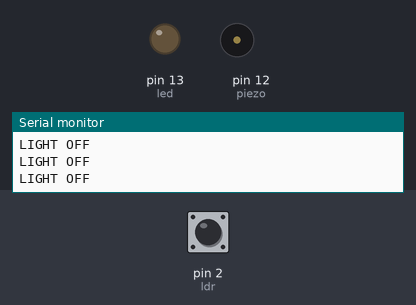
A sketch run on a simulated Arduino Uno, built with avr-gcc and run on an emulated ATmega328P. Shown: output pins drawn as LEDs (lit = HIGH), buzzer (waves = sounding, pin HIGH), the last lines printed to the serial monitor. Dashed ring = blinking. The test bench sets the inputs (shaded band); at power-on: pin 2 (ldr) LOW.

Above: at 1.2 s.
1.3 s: pin 2 (ldr) driven HIGH
At 2.1 s:
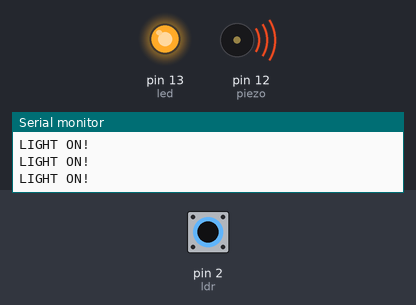
2.8 s: pin 2 (ldr) driven LOW
At 3.2 s:
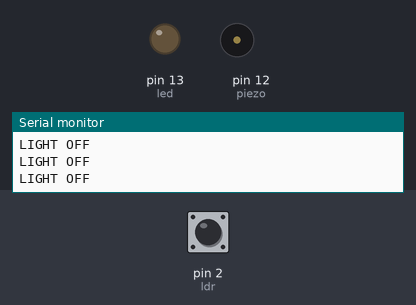
5.8 s: pin 2 (ldr) pulsed HIGH 5 times (0.12 s each, 0.3 s apart)
At 6.16 s:
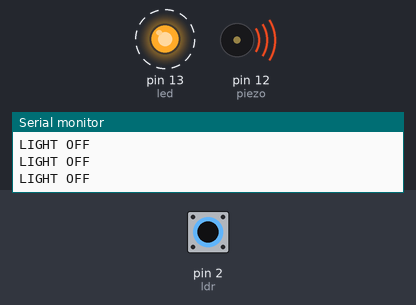
Timing chart, 0 to 8.8 s (numbered marks = the images above; inputs shaded):
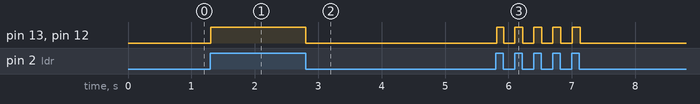

Measured:
- after the input at 1.3 s, pin 13 (led), pin 12 (piezo): LOW → HIGH at once
- after the input at 2.8 s, pin 13 (led), pin 12 (piezo): HIGH → LOW at once
- after the input at 5.8 s, pin 13 (led), pin 12 (piezo): alternates HIGH for 0.13 s and LOW for 0.17 s, 10 changes in all, then stays LOW, starting at once

The sketch:

LDR.ino
```cpp
int state;
int ldr = 2;
int led = 13;
int piezo=12;

void setup(){
  pinMode(ldr,INPUT);
  pinMode(piezo,OUTPUT);
  pinMode(led,OUTPUT);
  Serial.begin(9600);
 }
void loop(){
  state=digitalRead(ldr);
  if (state==1){
   digitalWrite(led,HIGH);
   digitalWrite(piezo,HIGH);
   Serial.println("LIGHT ON!");
  }
  else{
   digitalWrite(led,LOW);
   digitalWrite(piezo,LOW);
   Serial.println("LIGHT OFF ");
  }
}
```
